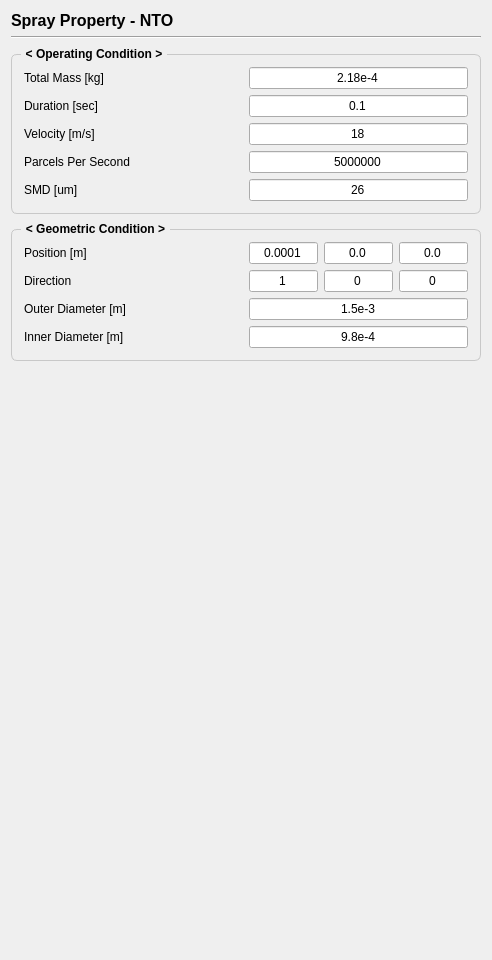
         <widget class="QWidget" name="page_nto">
          <layout class="QVBoxLayout" name="verticalLayout_4">
           <item>
            <widget class="QLabel" name="sprayMMH_2">
             <property name="font">
              <font>
               <pointsize>12</pointsize>
               <bold>true</bold>
              </font>
             </property>
             <property name="text">
              <string>Spray Property - NTO</string>
             </property>
            </widget>
           </item>
           <item>
            <widget class="Line" name="line_3">
             <property name="orientation">
              <enum>Qt::Orientation::Horizontal</enum>
             </property>
            </widget>
           </item>
           <item>
            <widget class="QGroupBox" name="groupBox_7">
             <property name="font">
              <font>
               <pointsize>9</pointsize>
               <bold>true</bold>
              </font>
             </property>
             <property name="styleSheet">
              <string notr="true">QGroupBox {
    border: 1px solid;
    border-radius: 6;
    margin-top: 9;
    border-color : #c8c8c8;
	padding: 3;   
}
QGroupBox::title {
    subcontrol-origin: margin;
    subcontrol-position: top left;
    left: 10;
    padding: 2 3;
}</string>
             </property>
             <property name="title">
              <string>&lt; Operating Condition &gt;</string>
             </property>
             <layout class="QGridLayout" name="gridLayout_4" columnstretch="1,1">
              <item row="4" column="0">
               <widget class="QLabel" name="label_14">
                <property name="font">
                 <font>
                  <pointsize>9</pointsize>
                  <bold>false</bold>
                 </font>
                </property>
                <property name="text">
                 <string>Parcels Per Second</string>
                </property>
               </widget>
              </item>
              <item row="0" column="0">
               <widget class="QLabel" name="label_7">
                <property name="font">
                 <font>
                  <pointsize>9</pointsize>
                  <bold>false</bold>
                 </font>
                </property>
                <property name="text">
                 <string>Total Mass [kg]</string>
                </property>
               </widget>
              </item>
              <item row="6" column="0">
               <widget class="QLabel" name="label_20">
                <property name="font">
                 <font>
                  <pointsize>9</pointsize>
                  <bold>false</bold>
                 </font>
                </property>
                <property name="text">
                 <string>SMD [um]</string>
                </property>
               </widget>
              </item>
              <item row="4" column="1">
               <widget class="QLineEdit" name="referLength_7">
                <property name="font">
                 <font>
                  <pointsize>9</pointsize>
                  <bold>false</bold>
                 </font>
                </property>
                <property name="text">
                 <string>5000000</string>
                </property>
                <property name="alignment">
                 <set>Qt::AlignmentFlag::AlignCenter</set>
                </property>
               </widget>
              </item>
              <item row="6" column="1">
               <widget class="QLineEdit" name="referLength_12">
                <property name="font">
                 <font>
                  <pointsize>9</pointsize>
                  <bold>false</bold>
                 </font>
                </property>
                <property name="text">
                 <string>26</string>
                </property>
                <property name="alignment">
                 <set>Qt::AlignmentFlag::AlignCenter</set>
                </property>
               </widget>
              </item>
              <item row="2" column="0">
               <widget class="QLabel" name="label_16">
                <property name="font">
                 <font>
                  <pointsize>9</pointsize>
                  <bold>false</bold>
                 </font>
                </property>
                <property name="text">
                 <string>Duration [sec]</string>
                </property>
               </widget>
              </item>
              <item row="3" column="1">
               <widget class="QLineEdit" name="referLength_6">
                <property name="font">
                 <font>
                  <pointsize>9</pointsize>
                  <bold>false</bold>
                 </font>
                </property>
                <property name="text">
                 <string>18</string>
                </property>
                <property name="alignment">
                 <set>Qt::AlignmentFlag::AlignCenter</set>
                </property>
               </widget>
              </item>
              <item row="2" column="1">
               <widget class="QLineEdit" name="referLength_5">
                <property name="font">
                 <font>
                  <pointsize>9</pointsize>
                  <bold>false</bold>
                 </font>
                </property>
                <property name="text">
                 <string>0.1</string>
                </property>
                <property name="alignment">
                 <set>Qt::AlignmentFlag::AlignCenter</set>
                </property>
               </widget>
              </item>
              <item row="0" column="1">
               <widget class="QLineEdit" name="referLength_8">
                <property name="font">
                 <font>
                  <pointsize>9</pointsize>
                  <bold>false</bold>
                 </font>
                </property>
                <property name="text">
                 <string>2.18e-4</string>
                </property>
                <property name="alignment">
                 <set>Qt::AlignmentFlag::AlignCenter</set>
                </property>
               </widget>
              </item>
              <item row="3" column="0">
               <widget class="QLabel" name="label_15">
                <property name="font">
                 <font>
                  <pointsize>9</pointsize>
                  <bold>false</bold>
                 </font>
                </property>
                <property name="text">
                 <string>Velocity [m/s]</string>
                </property>
               </widget>
              </item>
             </layout>
            </widget>
           </item>
           <item>
            <widget class="QGroupBox" name="groupBox_6">
             <property name="font">
              <font>
               <pointsize>9</pointsize>
               <bold>true</bold>
              </font>
             </property>
             <property name="styleSheet">
              <string notr="true">QGroupBox {
    border: 1px solid;
    border-radius: 6;
    margin-top: 9;
    border-color : #c8c8c8;
	padding: 3;   
}
QGroupBox::title {
    subcontrol-origin: margin;
    subcontrol-position: top left;
    left: 10;
    padding: 2 3;
}</string>
             </property>
             <property name="title">
              <string>&lt; Geometric Condition &gt;</string>
             </property>
             <layout class="QGridLayout" name="gridLayout_7" columnstretch="1,1">
              <item row="0" column="1">
               <layout class="QHBoxLayout" name="horizontalLayout_6">
                <item>
                 <widget class="QLineEdit" name="referLength_26">
                  <property name="text">
                   <string>0.0001</string>
                  </property>
                  <property name="alignment">
                   <set>Qt::AlignmentFlag::AlignCenter</set>
                  </property>
                 </widget>
                </item>
                <item>
                 <widget class="QLineEdit" name="referLength_27">
                  <property name="text">
                   <string>0.0</string>
                  </property>
                  <property name="alignment">
                   <set>Qt::AlignmentFlag::AlignCenter</set>
                  </property>
                 </widget>
                </item>
                <item>
                 <widget class="QLineEdit" name="referLength_28">
                  <property name="text">
                   <string>0.0</string>
                  </property>
                  <property name="alignment">
                   <set>Qt::AlignmentFlag::AlignCenter</set>
                  </property>
                 </widget>
                </item>
               </layout>
              </item>
              <item row="0" column="0">
               <widget class="QLabel" name="label_26">
                <property name="font">
                 <font>
                  <pointsize>9</pointsize>
                  <bold>false</bold>
                 </font>
                </property>
                <property name="text">
                 <string>Position [m]</string>
                </property>
               </widget>
              </item>
              <item row="4" column="0">
               <widget class="QLabel" name="label_28">
                <property name="font">
                 <font>
                  <pointsize>9</pointsize>
                  <bold>false</bold>
                 </font>
                </property>
                <property name="text">
                 <string>Inner Diameter [m]</string>
                </property>
               </widget>
              </item>
              <item row="2" column="0">
               <widget class="QLabel" name="label_25">
                <property name="font">
                 <font>
                  <pointsize>9</pointsize>
                  <bold>false</bold>
                 </font>
                </property>
                <property name="text">
                 <string>Direction</string>
                </property>
               </widget>
              </item>
              <item row="4" column="1">
               <widget class="QLineEdit" name="referLength_20">
                <property name="font">
                 <font>
                  <pointsize>9</pointsize>
                  <bold>false</bold>
                 </font>
                </property>
                <property name="text">
                 <string>9.8e-4</string>
                </property>
                <property name="alignment">
                 <set>Qt::AlignmentFlag::AlignCenter</set>
                </property>
               </widget>
              </item>
              <item row="3" column="0">
               <widget class="QLabel" name="label_27">
                <property name="font">
                 <font>
                  <pointsize>9</pointsize>
                  <bold>false</bold>
                 </font>
                </property>
                <property name="text">
                 <string>Outer Diameter [m]</string>
                </property>
               </widget>
              </item>
              <item row="2" column="1">
               <layout class="QHBoxLayout" name="horizontalLayout_7">
                <item>
                 <widget class="QLineEdit" name="referLength_29">
                  <property name="text">
                   <string>1</string>
                  </property>
                  <property name="alignment">
                   <set>Qt::AlignmentFlag::AlignCenter</set>
                  </property>
                 </widget>
                </item>
                <item>
                 <widget class="QLineEdit" name="referLength_30">
                  <property name="text">
                   <string>0</string>
                  </property>
                  <property name="alignment">
                   <set>Qt::AlignmentFlag::AlignCenter</set>
                  </property>
                 </widget>
                </item>
                <item>
                 <widget class="QLineEdit" name="referLength_31">
                  <property name="text">
                   <string>0</string>
                  </property>
                  <property name="alignment">
                   <set>Qt::AlignmentFlag::AlignCenter</set>
                  </property>
                 </widget>
                </item>
               </layout>
              </item>
              <item row="3" column="1">
               <widget class="QLineEdit" name="referLength_18">
                <property name="font">
                 <font>
                  <pointsize>9</pointsize>
                  <bold>false</bold>
                 </font>
                </property>
                <property name="text">
                 <string>1.5e-3</string>
                </property>
                <property name="alignment">
                 <set>Qt::AlignmentFlag::AlignCenter</set>
                </property>
               </widget>
              </item>
             </layout>
            </widget>
           </item>
           <item>
            <spacer name="verticalSpacer_3">
             <property name="orientation">
              <enum>Qt::Orientation::Vertical</enum>
             </property>
             <property name="sizeHint" stdset="0">
              <size>
               <width>20</width>
               <height>588</height>
              </size>
             </property>
            </spacer>
           </item>
          </layout>
         </widget>
